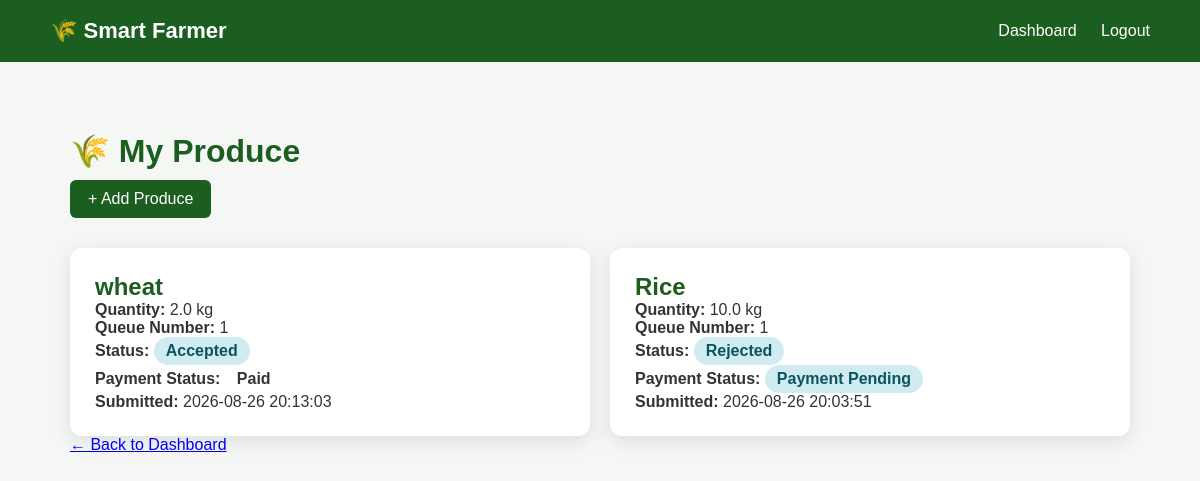
The app's page /my-produce (signed in) with its own data.
### tables this page shows
CREATE TABLE produce (

            id INTEGER PRIMARY KEY AUTOINCREMENT,

            farmer_id INTEGER NOT NULL,

            booking_id INTEGER,

            produce_name TEXT NOT NULL,

            quantity REAL NOT NULL,

            unit TEXT NOT NULL,

            expected_price REAL,

            status TEXT NOT NULL DEFAULT 'Submitted',

            created_at TIMESTAMP DEFAULT CURRENT_TIMESTAMP, payment_status TEXT NOT NULL DEFAULT 'Pending',

            FOREIGN KEY (farmer_id)
                REFERENCES farmers(id),

            FOREIGN KEY (booking_id)
                REFERENCES bookings(id)
       );

CREATE TABLE bookings (

            id INTEGER PRIMARY KEY AUTOINCREMENT,

            farmer_id INTEGER NOT NULL,

            slot_id INTEGER NOT NULL,

            booking_number INTEGER NOT NULL,

            status TEXT NOT NULL DEFAULT 'Booked',

            created_at TIMESTAMP DEFAULT CURRENT_TIMESTAMP,

            FOREIGN KEY (farmer_id)
                REFERENCES farmers(id),

            FOREIGN KEY (slot_id)
                REFERENCES procurement_slots(id),

            UNIQUE(farmer_id, slot_id)
        );

### app.py (the view)
@app.route("/my-produce")
def my_produce():
    if "farmer_id" not in session:
        flash("Please login first.", "error")
        return redirect(url_for("login"))
    connection = get_db_connection()
    farmer = connection.execute("""
        SELECT id
        FROM farmers
        WHERE farmer_id = ?
    """, (
        session["farmer_id"],
    )).fetchone()
    if farmer is None:
        connection.close()
        flash("Farmer account could not be found.", "error")
        return redirect(url_for("login"))
    produce_list = connection.execute("""
    SELECT
        produce.id,
        produce.produce_name,
        produce.quantity,
        produce.unit,
        produce.expected_price,
        produce.status,
        produce.payment_status,
        produce.created_at,
        bookings.booking_number
    FROM produce

        LEFT JOIN bookings
            ON produce.booking_id = bookings.id

        WHERE produce.farmer_id = ?

        ORDER BY produce.created_at DESC
    """, (
        farmer["id"],
    )).fetchall()
    connection.close()
    return render_template(
        "my_produce.html",
        produce_list=produce_list
    )

### database.py (called while the page is built)
def get_db_connection():
    connection = sqlite3.connect(DATABASE)
    connection.row_factory = sqlite3.Row
    connection.execute("PRAGMA foreign_keys = ON")
    return connection

### templates/my_produce.html (shortened to what this page needs)
<!DOCTYPE html>
<html lang="en">
<head>
    <link rel="stylesheet"
          href="{{ url_for('static', filename='css/style.css') }}">
</head>
<body>
    <nav class="navbar">
        <h2>🌾 Smart Farmer</h2>
        <div>
            <a href="/dashboard">
                Dashboard
            </a>
            <a href="/logout">
                Logout
            </a>
        </div>
    </nav>
    <div class="dashboard-container">
        <h1>🌾 My Produce</h1>
        <a
            href="{{ url_for('add_produce') }}"
            class="dashboard-button">
            + Add Produce
        </a>
        {% if produce_list %}
            <div class="produce-list">
                {% for produce in produce_list %}
                    <div class="produce-card">
                        <h2>
                            {{ produce["produce_name"] }}
                        </h2>
                        <p>
                            <strong>Quantity:</strong>
                            {{ produce["quantity"] }}
                            {{ produce["unit"] }}
                        </p>
                        {% if produce["booking_number"] %}
                            <p>
                                <strong>
                                    Queue Number:
                                </strong>
                                {{ produce["booking_number"] }}
                            </p>
                        {% endif %}
                        <p>
                                <strong>Status:</strong>
                                <span class="status submitted">
                                    {{ produce["status"] }}
                                </span>
                            </p>
                            <p>
                                <strong>Payment Status:</strong>
                                {% if produce["payment_status"] == "Paid" %}
                                    <span class="status accepted">
                                        Paid
                                    </span>
                                {% else %}
                                    <span class="status submitted">
                                        Payment Pending
                                    </span>
                                {% endif %}
                            </p>
                        <p>
                            <strong>Submitted:</strong>
                            {{ produce["created_at"] }}
                        </p>
                    </div>
                {% endfor %}
            </div>
        {% endif %}
        <p>
            <a href="{{ url_for('dashboard') }}">
                ← Back to Dashboard
            </a>
        </p>
    </div>
</body>
</html>

### static/css/style.css (style rules this page uses)
* { margin: 0; padding: 0; box-sizing: border-box; }
body { font-family: Arial, sans-serif; background-color: #f4f7f4; color: #333; }
.navbar { background-color: #1b5e20; color: white; padding: 18px 50px; display: flex; justify-content: space-between; align-items: center; }
.navbar h2 { font-size: 22px; }
.navbar a { color: white; text-decoration: none; margin-left: 20px; }
.dashboard-container { max-width: 1100px; margin: 50px auto; padding: 20px; }
.dashboard-container h1 { color: #1b5e20; }
.dashboard-button { display: inline-block; margin-top: 15px; padding: 10px 20px; background-color: #1b5e20; color: white; text-decoration: none; border-radius: 6px; }
.status { display: inline-block; padding: 5px 12px; border-radius: 15px; font-weight: bold; }
.produce-list { display: grid; grid-template-columns: repeat(2, 1fr); gap: 20px; margin-top: 30px; }
.produce-card { background: white; padding: 25px; border-radius: 12px; box-shadow: 0 5px 20px rgba(0, 0, 0, 0.1); }
.produce-card h2 { margin-top: 0; color: #1b5e20; }
.status.submitted { background-color: #d1ecf1; color: #0c5460; }
.dashboard-button { display: inline-block; margin-top: 10px; padding: 10px 18px; text-decoration: none; border-radius: 6px; }

### records on screen
produce: produce_name "wheat", quantity "2.0", unit "kg", booking_number "1", status "Accepted", payment_status "Paid", created_at "2026-08-26 20:13:03"
produce: produce_name "Rice", quantity "10.0", unit "kg", booking_number "1", status "Rejected", payment_status "Payment Pending", created_at "2026-08-26 20:03:51"
